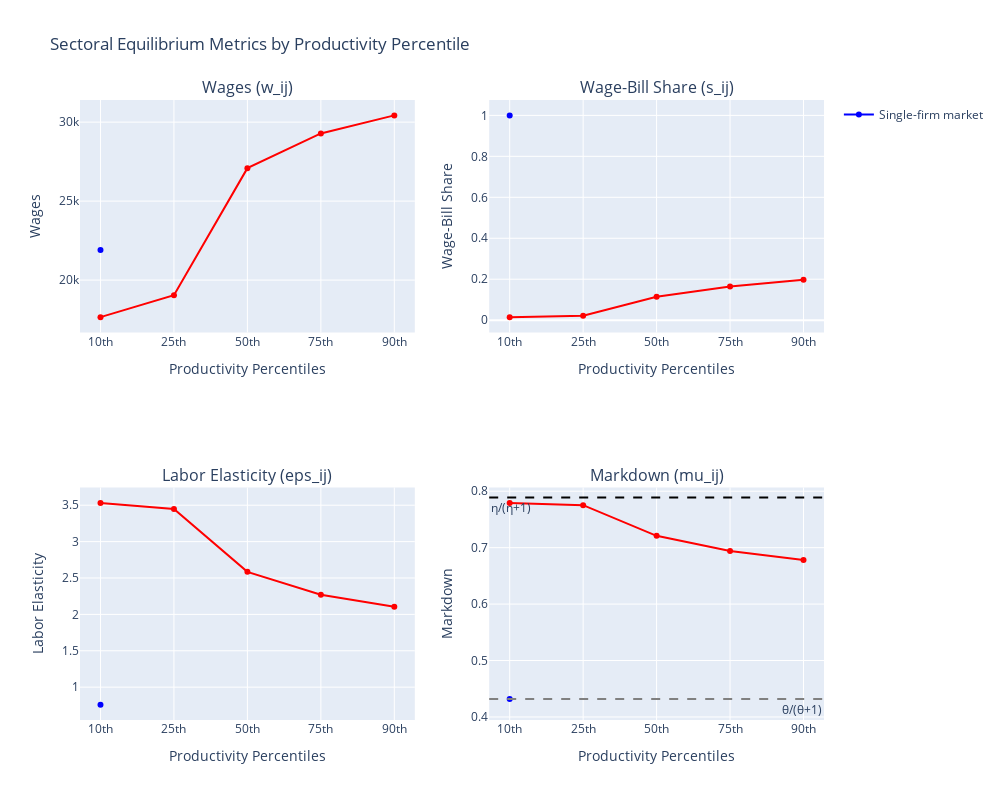

Notebook code for this chart:
### Markdown cell above
#### 1. Wages ($w_{ij}$), Wage-Bill Share ($s_{ij}$), Labor Supply Elasticity ($\epsilon_{ij}$) and Wage Markdown ($\mu_{ij}$) against percentiles of productivity ($z_{ij}$)

### Code cell
# ----------------------------------------------------------------------------------------------------------------------------------------------------------------------------------------------------------------------------------------------
# Prepare data for plotting
# ----------------------------------------------------------------------------------------------------------------------------------------------------------------------------------------------------------------------------------------------
eta = params["eta"]
theta = params["theta"]
mu_eta_ref = eta / (eta + 1)
mu_theta_ref = theta / (theta + 1)

J = params["J"]

# Find a market with exactly one firm and one with 10 active firms.
market_with_one_firm = next((j for j in range(J) if np.count_nonzero(z_ij[:, j] > 0) == 1), None)
market_with_multiple_firms = next((j for j in range(J) if np.count_nonzero(z_ij[:, j] > 0) == 10), None)

if market_with_one_firm is None or market_with_multiple_firms is None:
    raise ValueError("Required markets (one with exactly 1 firm and one with 10 firms) not found.")

selected_markets = [market_with_one_firm, market_with_multiple_firms]
market_labels = ["Single-firm market", "Multi-firm market"]
colors = ["blue", "red"]

percentile_labels = ["10th", "25th", "50th", "75th", "90th"]
x_positions = np.arange(1, len(percentile_labels)+1)

def compute_percentiles(z_values, y_values):
    # Compute quantile thresholds (10th, 25th, 50th, 75th, 90th)
    qs = np.percentile(z_values, [10, 25, 50, 75, 90])
    # For each quantile, find the index where z_value is closest to the quantile threshold
    indices = [np.argmin(np.abs(z_values - q)) for q in qs]
    y_percentiles = y_values[indices]
    return y_percentiles

print("Plotting data prepared.")

# -----------------------------
# Create a 2x2 subplot figure using Plotly
# -----------------------------
fig = make_subplots(rows=2, cols=2,
                    subplot_titles=("Wages (w_ij)", "Wage-Bill Share (s_ij)",
                                    "Labor Elasticity (eps_ij)", "Markdown (mu_ij)"))

for idx, j in enumerate(selected_markets):
    m = Mj[j]
    if m == 1:
        xs = [x_positions[0]]
        s_vals = [s_ij[0, j]]
        w_vals = [w_ij[0, j]]
        eps_vals = [eps_ij[0, j]]
        mu_vals = [mu_ij[0, j]]
    else:
        z_values = z_ij[:m, j]
        xs = x_positions
        s_vals = compute_percentiles(z_values, s_ij[:m, j])
        w_vals = compute_percentiles(z_values, w_ij[:m, j])
        eps_vals = compute_percentiles(z_values, eps_ij[:m, j])
        mu_vals = compute_percentiles(z_values, mu_ij[:m, j])
    
    fig.add_trace(go.Scatter(x=xs, y=w_vals, mode='lines+markers',
                             name=market_labels[idx], marker_color=colors[idx],
                             showlegend=(idx==0)), row=1, col=1)
    fig.add_trace(go.Scatter(x=xs, y=s_vals, mode='lines+markers',
                             name=market_labels[idx], marker_color=colors[idx],
                             showlegend=False), row=1, col=2)
    fig.add_trace(go.Scatter(x=xs, y=eps_vals, mode='lines+markers',
                             name=market_labels[idx], marker_color=colors[idx],
                             showlegend=False), row=2, col=1)
    fig.add_trace(go.Scatter(x=xs, y=mu_vals, mode='lines+markers',
                             name=market_labels[idx], marker_color=colors[idx],
                             showlegend=False), row=2, col=2)

# Add horizontal dashed lines to the markdown subplot.
fig.add_hline(y=mu_eta_ref, line=dict(dash="dash", color="black"),
              row=2, col=2, annotation_text="η/(η+1)", annotation_position="bottom left")
fig.add_hline(y=mu_theta_ref, line=dict(dash="dash", color="gray"),
              row=2, col=2, annotation_text="θ/(θ+1)", annotation_position="bottom right")

fig.update_xaxes(title_text="Productivity Percentiles", tickvals=list(x_positions),
                 ticktext=percentile_labels)
fig.update_yaxes(title_text="Wages", row=1, col=1)
fig.update_yaxes(title_text="Wage-Bill Share", row=1, col=2)
fig.update_yaxes(title_text="Labor Elasticity", row=2, col=1)
fig.update_yaxes(title_text="Markdown", row=2, col=2)

fig.update_layout(height=800, width=1000, title_text="Sectoral Equilibrium Metrics by Productivity Percentile")

fig.show()

### Figure 1 — Plotly figure (JSON) as saved in the notebook; plotly's stock layout.template omitted (floating-point values rounded to 4 significant figures)
{"data": [{"marker": {"color": "blue"}, "mode": "lines+markers", "name": "Single-firm market", "showlegend": true, "type": "scatter", "x": [1], "xaxis": "x", "y": [21900.0], "yaxis": "y"}, {"marker": {"color": "blue"}, "mode": "lines+markers", "name": "Single-firm market", "showlegend": false, "type": "scatter", "x": [1], "xaxis": "x2", "y": [1], "yaxis": "y2"}, {"marker": {"color": "blue"}, "mode": "lines+markers", "name": "Single-firm market", "showlegend": false, "type": "scatter", "x": [1], "xaxis": "x3", "y": [0.76], "yaxis": "y3"}, {"marker": {"color": "blue"}, "mode": "lines+markers", "name": "Single-firm market", "showlegend": false, "type": "scatter", "x": [1], "xaxis": "x4", "y": [0.4318], "yaxis": "y4"}, {"marker": {"color": "red"}, "mode": "lines+markers", "name": "Multi-firm market", "showlegend": false, "type": "scatter", "x": [1, 2, 3, 4, 5], "xaxis": "x", "y": [17650.0, 19040.0, 27090.0, 29280.0, 30430.0], "yaxis": "y"}, {"marker": {"color": "red"}, "mode": "lines+markers", "name": "Multi-firm market", "showlegend": false, "type": "scatter", "x": [1, 2, 3, 4, 5], "xaxis": "x2", "y": [0.015, 0.02146, 0.1141, 0.1651, 0.198], "yaxis": "y2"}, {"marker": {"color": "red"}, "mode": "lines+markers", "name": "Multi-firm market", "showlegend": false, "type": "scatter", "x": [1, 2, 3, 4, 5], "xaxis": "x3", "y": [3.532, 3.45, 2.584, 2.27, 2.106], "yaxis": "y3"}, {"marker": {"color": "red"}, "mode": "lines+markers", "name": "Multi-firm market", "showlegend": false, "type": "scatter", "x": [1, 2, 3, 4, 5], "xaxis": "x4", "y": [0.7794, 0.7753, 0.721, 0.6942, 0.678], "yaxis": "y4"}], "layout": {"annotations": [{"font": {"size": 16}, "showarrow": false, "text": "Wages (w_ij)", "x": 0.225, "xanchor": "center", "xref": "paper", "y": 1, "yanchor": "bottom", "yref": "paper"}, {"font": {"size": 16}, "showarrow": false, "text": "Wage-Bill Share (s_ij)", "x": 0.775, "xanchor": "center", "xref": "paper", "y": 1, "yanchor": "bottom", "yref": "paper"}, {"font": {"size": 16}, "showarrow": false, "text": "Labor Elasticity (eps_ij)", "x": 0.225, "xanchor": "center", "xref": "paper", "y": 0.375, "yanchor": "bottom", "yref": "paper"}, {"font": {"size": 16}, "showarrow": false, "text": "Markdown (mu_ij)", "x": 0.775, "xanchor": "center", "xref": "paper", "y": 0.375, "yanchor": "bottom", "yref": "paper"}, {"showarrow": false, "text": "η/(η+1)", "x": 0, "xanchor": "left", "xref": "x4 domain", "y": 0.789, "yanchor": "top", "yref": "y4"}, {"showarrow": false, "text": "θ/(θ+1)", "x": 1, "xanchor": "right", "xref": "x4 domain", "y": 0.4318, "yanchor": "top", "yref": "y4"}], "height": 800, "shapes": [{"line": {"color": "black", "dash": "dash"}, "type": "line", "x0": 0, "x1": 1, "xref": "x4 domain", "y0": 0.789, "y1": 0.789, "yref": "y4"}, {"line": {"color": "gray", "dash": "dash"}, "type": "line", "x0": 0, "x1": 1, "xref": "x4 domain", "y0": 0.4318, "y1": 0.4318, "yref": "y4"}], "title": {"text": "Sectoral Equilibrium Metrics by Productivity Percentile"}, "width": 1000, "xaxis": {"anchor": "y", "domain": [0, 0.45], "ticktext": ["10th", "25th", "50th", "75th", "90th"], "tickvals": [1, 2, 3, 4, 5], "title": {"text": "Productivity Percentiles"}}, "xaxis2": {"anchor": "y2", "domain": [0.55, 1], "ticktext": ["10th", "25th", "50th", "75th", "90th"], "tickvals": [1, 2, 3, 4, 5], "title": {"text": "Productivity Percentiles"}}, "xaxis3": {"anchor": "y3", "domain": [0, 0.45], "ticktext": ["10th", "25th", "50th", "75th", "90th"], "tickvals": [1, 2, 3, 4, 5], "title": {"text": "Productivity Percentiles"}}, "xaxis4": {"anchor": "y4", "domain": [0.55, 1], "ticktext": ["10th", "25th", "50th", "75th", "90th"], "tickvals": [1, 2, 3, 4, 5], "title": {"text": "Productivity Percentiles"}}, "yaxis": {"anchor": "x", "domain": [0.625, 1], "title": {"text": "Wages"}}, "yaxis2": {"anchor": "x2", "domain": [0.625, 1], "title": {"text": "Wage-Bill Share"}}, "yaxis3": {"anchor": "x3", "domain": [0, 0.375], "title": {"text": "Labor Elasticity"}}, "yaxis4": {"anchor": "x4", "domain": [0, 0.375], "title": {"text": "Markdown"}}}}
